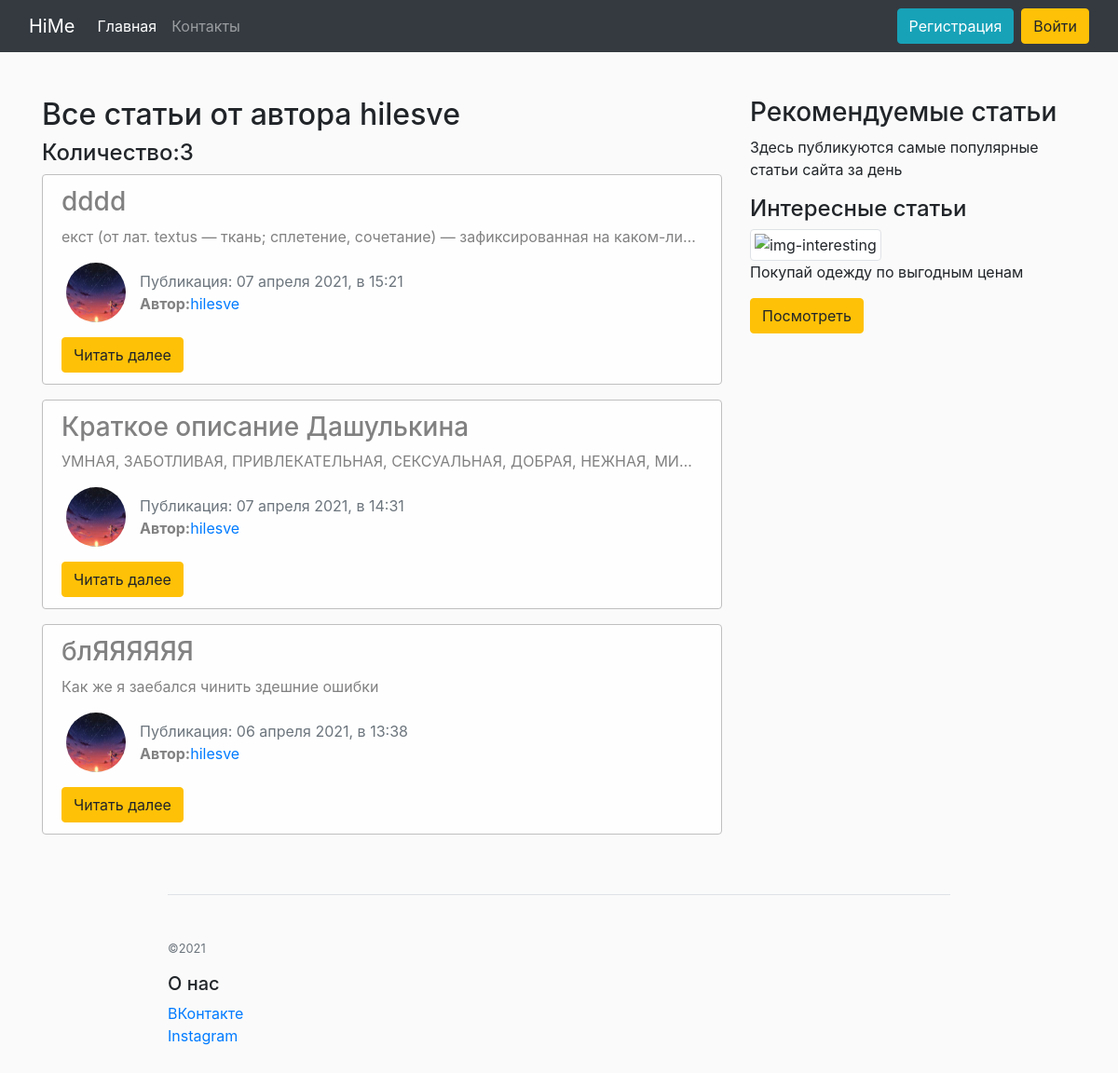
Page /user/hilesve on the committed database.
### blog/models.py (models this page shows, shortened)
class News(models.Model):
    title = models.CharField('Название статьи', max_length=100, unique = True) #чтобы названия не совпадали)
    text = models.TextField('Основной текст статьи')
    date = models.DateTimeField('Дата', default=timezone.now)
    avtor = models.ForeignKey(User, verbose_name = 'Автор', on_delete=models.CASCADE)
    class Meta:
        verbose_name = 'Новость'
        verbose_name_plural = 'Новости'

### users/models.py (models this page shows, shortened)
class Profile(models.Model):
    user = models.OneToOneField(User, on_delete=models.CASCADE)
    img = models.ImageField('Фото пользователя', upload_to='user_images', default='default.png')
    class Meta:
        verbose_name = 'Профайл'
        verbose_name_plural = 'Профайл'

### blog/views.py (the view)
# urls.py: path('user/<str:username>', views.UserAllNewsView.as_view(), name='user-news'),
class UserAllNewsView(ListView):
    model = News
    template_name = 'blog/user_news.html'
    context_object_name = 'news'
    paginate_by = 5
    def get_queryset(self):
        user = get_object_or_404(User, username=self.kwargs.get('username'))
        return News.objects.filter(avtor=user).order_by('-date')
    def get_context_data(self, **kwards):
        ctx = super(UserAllNewsView, self).get_context_data(**kwards)
        ctx['title'] = 'Статьи от пользователя'
        return ctx

### blog/templates/blog/user_news.html (shortened to what this page needs)
{% extends 'blog/base.html' %}
{% block content %}
<h2>Все статьи от автора {{ view.kwargs.username }}</h2>
<h4>Количество:{{page_obj.paginator.count}}</h4>
{% for post in news %}
  <div class="alert alert-light">
    <h3>{{ post.title }}</h3>
    <p class = "limit">{{ post.text }}</p>
    <div class="row">
      <div>
        <img src="{{ post.avtor.profile.img.url }}" alt="{{ post.avtor }}" class="user_images" >
      </div>
      <div class="mt-2">
        <span class="text-muted">Публикация: {{ post.date|date:"d E Y, в H:i" }}</span>
        {% if post.avtor %}
          <p><b>Автор:</b><a href="{% url 'user-news' post.avtor %}">{{ post.avtor }}</a></p>
        {% else %}
            <p><b>Автор:</b><mark>Неизвестный автор</mark></p>
        {% endif %}
      </div>
    </div>
    <a href="{% url 'news-detail' post.id %}" class = "btn btn-warning mt-2">Читать далее</a>
  </div>
{% endfor %}
{% endblock %}
{% block aside_block %}
  <img src="https://sun9-74.userapi.com/impg/VX0nbtdO8bzWScm8sKvSXqprNypamdPkbHLXLQ/X3DOeXuSuGI.jpg?size=734x733&quality=96&sign=8648e9e8afbe583936f04bd76f68ef21&type=album" class="img-thumbnail" alt="img-interesting">
  <p>Покупай одежду по выгодным ценам</p>
  <a href="https://www.instagram.com/intro.clothes.izh/?hl=ru" target="_blank">
    <button class="btn btn-warning" type="button" name="button">Посмотреть</button>
  </a>
{% endblock %}

### blog/static/blog/main.css (style rules this page uses)
body { background: #fafafa; }
.alert-light { border-color: #bfbfbf; }
.user_images { width: 64px; height: 64px; border-radius: 50%; margin-right: 15px; margin-left: 20px; }
.limit { white-space: nowrap; overflow: hidden; text-overflow: ellipsis; }

### rows in the picture
News: title "dddd", text "екст (от лат. textus — ткань; сплетение, сочетание) — зафиксированная на каком-ли…", avtor.profile.img (picture), date "07 апреля 2021, в 15:21", avtor "hilesve"
News: title "Краткое описание Дашулькина", text "УМНАЯ, ЗАБОТЛИВАЯ, ПРИВЛЕКАТЕЛЬНАЯ, СЕКСУАЛЬНАЯ, ДОБРАЯ, НЕЖНАЯ, МИ…", avtor.profile.img (picture), date "07 апреля 2021, в 14:31", avtor "hilesve"
News: title "блЯЯЯЯЯЯ", text "Как же я заебался чинить здешние ошибки", avtor.profile.img (picture), date "06 апреля 2021, в 13:38", avtor "hilesve"

### other values in the picture
{{ view.kwargs.username }} "hilesve"
{{ page_obj.paginator.count }} "3"
